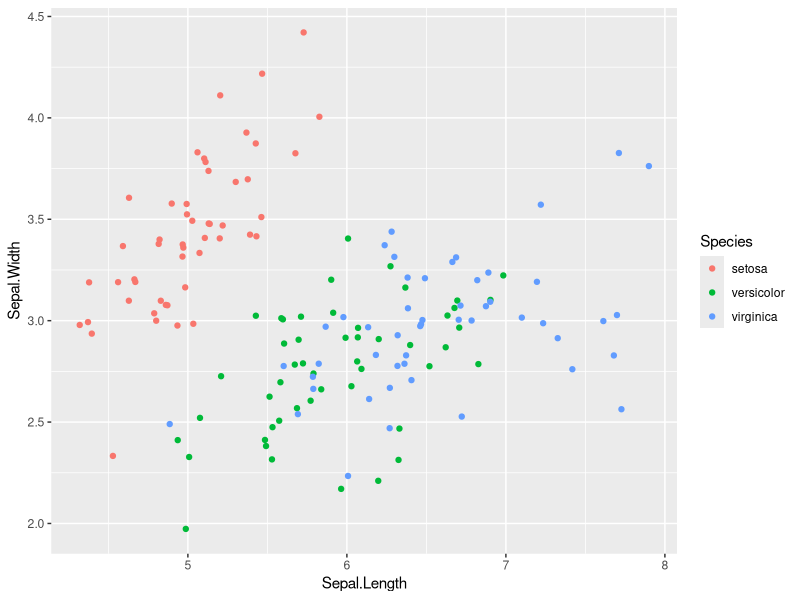
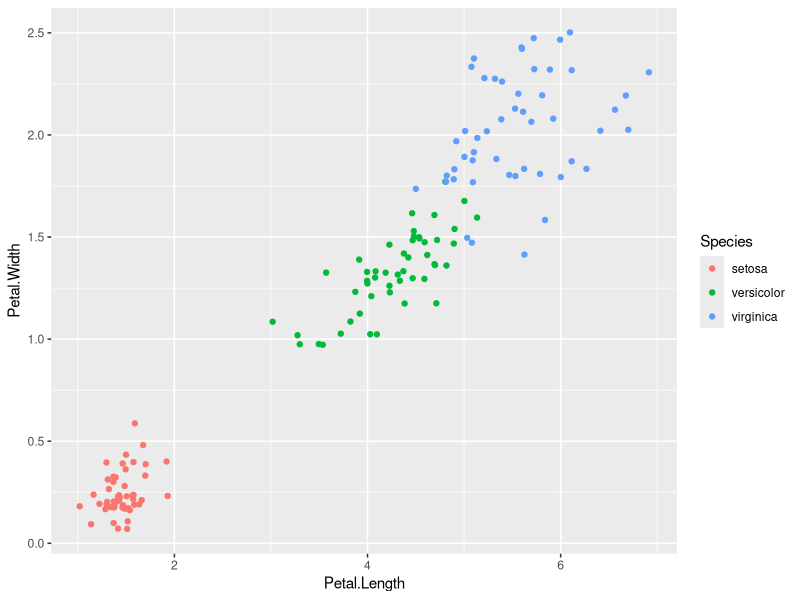
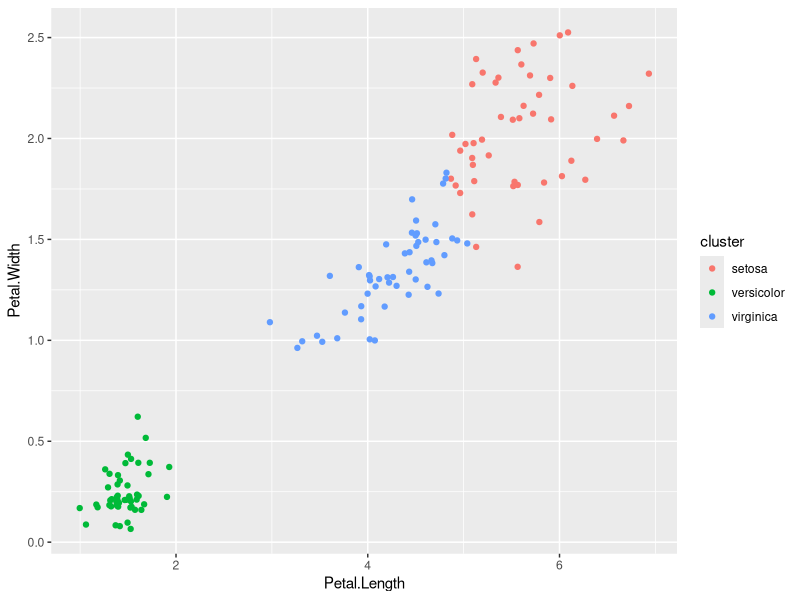
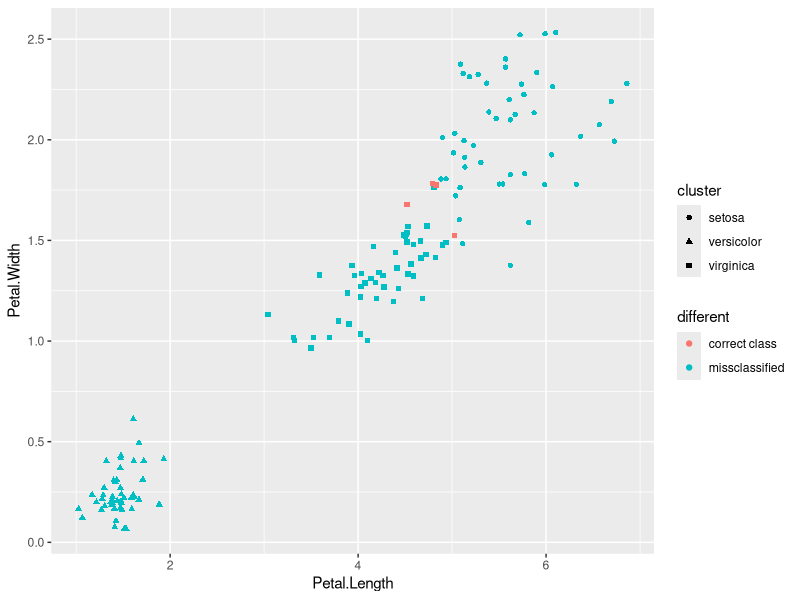
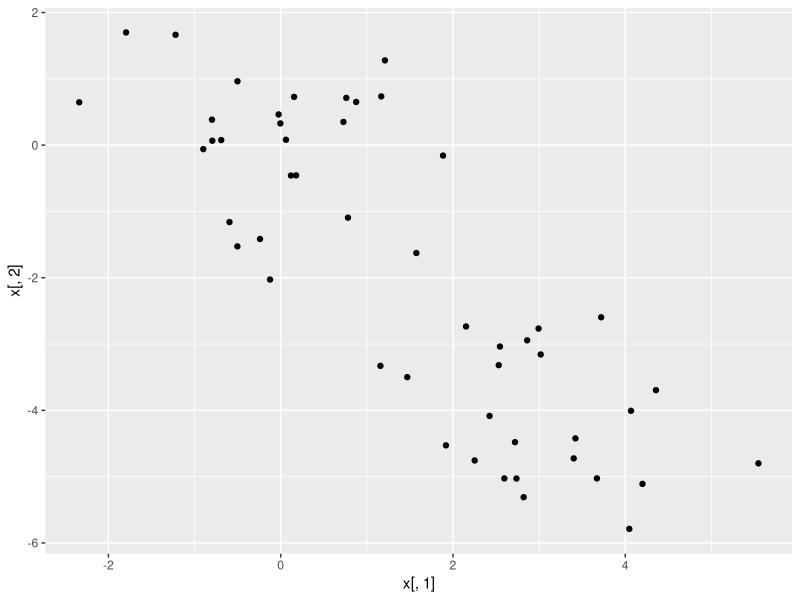
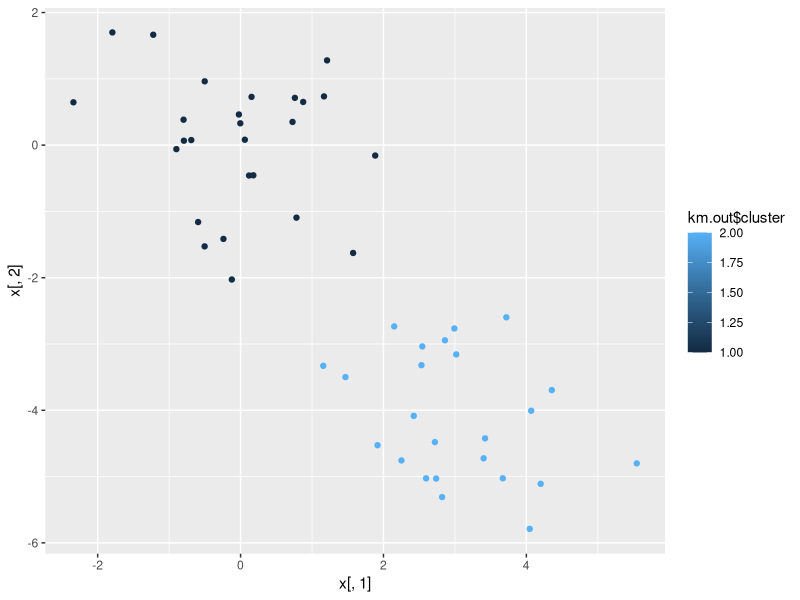
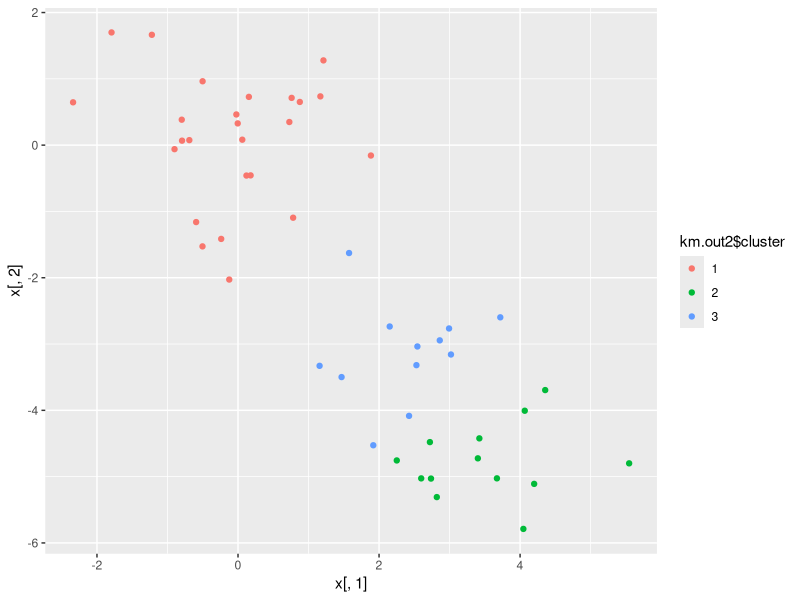
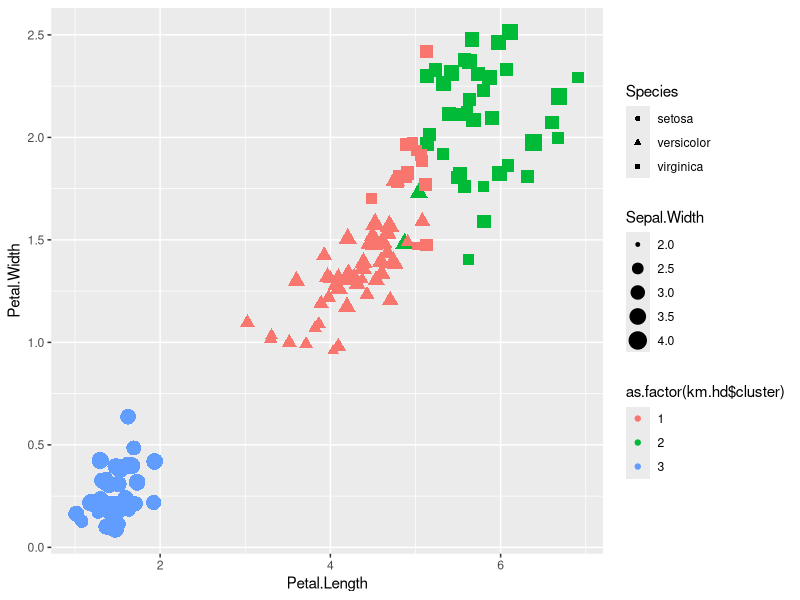

The R source for these figures, in order:
#K-Means Practice

#IRIS dataset
library(datasets)
library(dplyr)
library(ggplot2)
head(iris)
iris%>%ggplot(aes(x=Sepal.Length,y=Sepal.Width,color=Species))+geom_jitter()
#Actual Species
iris%>%ggplot(aes(x=Petal.Length,y=Petal.Width,color=Species))+geom_jitter()

set.seed(47)
irisCluster <- kmeans(iris[,3:4],3, nstart=20)

irisCluster

table(irisCluster$cluster, iris$Species)

irisCluster$cluster <- as.factor(irisCluster$cluster)
iris<-cbind(iris,irisCluster$cluster)
iris<-iris%>%mutate(cluster=ifelse(irisCluster$cluster=="1","setosa",ifelse(irisCluster$cluster=="3","versicolor","virginica")))
iris<-iris%>%mutate(different=ifelse(cluster==Species,"correct class","missclassified"))
View(iris)
#Clusters
iris%>%ggplot(aes(Petal.Length,Petal.Width,color=cluster))+geom_jitter()
#Showing Misclassifications
iris%>%ggplot(aes(Petal.Length,Petal.Width, color = different, shape = cluster))+geom_jitter()

#Compstats lab
set.seed(34)
x=matrix(rnorm(50*2),ncol=2)
x[1:25,1]=x[1:25,1]+3
x[1:25,2]=x[1:25,2]-4
x<-as.data.frame(x)
x%>%ggplot(aes(x[,1],x[,2]))+geom_jitter()

km.out<-kmeans(x,2,nstart=20)
km.out$cluster
x%>%ggplot(aes(x[,1],x[,2],color=km.out$cluster))+geom_jitter()


set.seed(29)
km.out2<-kmeans(x,3,nstart=20)
km.out2
km.out2$cluster<-as.factor(km.out2$cluster)
x%>%ggplot(aes(x[,1],x[,2],color=km.out2$cluster))+geom_jitter()

#higher dimensional clustering
set.seed(29)
km.hd<-kmeans(iris[,1:4],3,nstart=20)
km.hd
table(km.hd$cluster,iris$Species)

iris%>%ggplot(aes(x=Petal.Length,y=Petal.Width,color=as.factor(km.hd$cluster),shape=Species,size=Sepal.Width))+geom_jitter()
